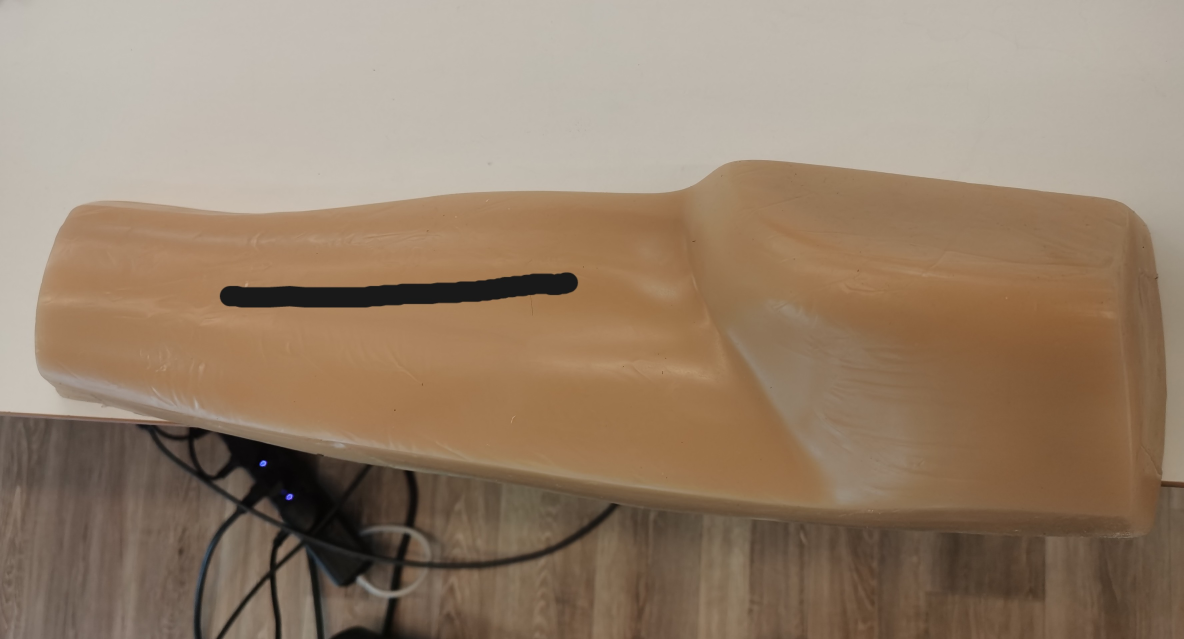
#> input picture track_blackline/Photo_0621_3a.jpg, 3551 x 1917 px (shown at 1/3 size)
$ python new.py
#> lines starting #> are read from the running program, lines starting #| are printed output that depends on the picture; after the words box and inside, x2 and y2 are one past the last pixel; in counts of white or black regions, pixels touching at a corner belong together
#> further down, image is the input picture: shape (1917, 3551, 3); mean B, G, R 108.2, 129.2, 150.2
import numpy as np
import cv2


class linedetector:
    def __init__(self):
        self.lines = []

    def find_lines(self, frame):

        # set HSV interval of black
        lower_black = np.array([5, 25, 150])
        upper_black = np.array([170, 166, 255])

        # change to hsv model
        hsv = cv2.cvtColor(frame, cv2.COLOR_BGR2HSV)
#> hsv: shape (1917, 3551, 3); mean H, S, V 16.4, 75.8, 150.2

        # select black pixel and generate binary image
        binary = cv2.inRange(hsv, lower_black, upper_black)
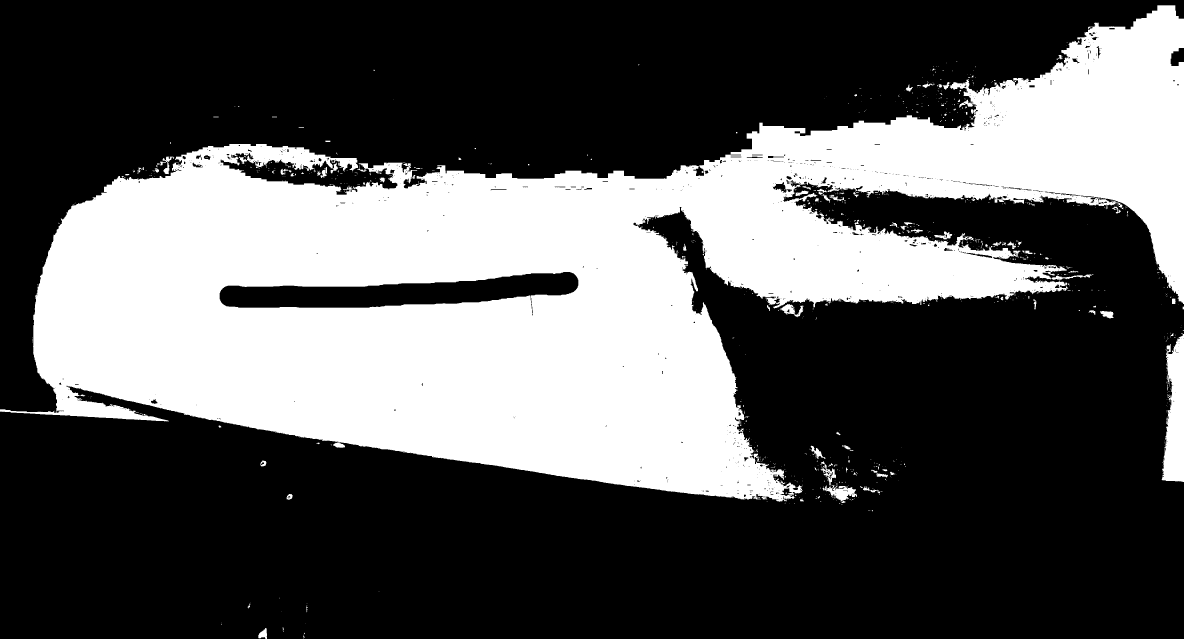
#> binary: shape (1917, 3551) (shown at 1/3 size); 34% white; 939 white regions (812 under 20 px)
        cv2.namedWindow("binary image", cv2.WINDOW_NORMAL)
        cv2.resizeWindow('binary image', 800, 1100)
        cv2.imshow("binary image", binary)

        # [6 lines of commented-out code are left out]

        contours, hierarchy = cv2.findContours(binary, cv2.RETR_TREE, cv2.CHAIN_APPROX_SIMPLE)
#> contours = 1957 contours, 1683 with area under 20; largest, box (x1, y1, x2, y2) and area: (0, 16, 3551, 1506) 2343076, (658, 815, 1736, 947) 69388, (3485, 1000, 3551, 1446) 19958, (2473, 1454, 2571, 1509) 2309, (2339, 912, 2411, 952) 1074
        # [4 lines of commented-out code are left out]

        temp = 0
        index = 0
        for i in range(len(contours) - 1):
            Area = cv2.contourArea(contours[i])
            if Area > temp:
                temp = Area
                index = i
#> this loop made 1956 passes
#> (Area, temp) on passes 5, 79, 345, 1027: (486.5, 486.5), (2309, 2309), (19957.5, 19957.5), (2343076.5, 2343076.5)
#> Area on passes 19, 41, 54, 60: 23, 42, 20.5, 205.5
#> after the loop, index = 1026; temp = 2343076.5

        mask = cv2.drawContours(frame, contours, index, (0, 0, 255), 1)
        cv2.namedWindow("Largest Contours", cv2.WINDOW_NORMAL)
        cv2.resizeWindow('Largest Contours', 800, 1100)
        cv2.imshow("Largest Contours", mask)

        temp = 0
        hierarchy = np.squeeze(hierarchy)
        if hierarchy[index][2] != -1:
            son_index = hierarchy[index][2]
#> son_index = 1027
            temp = cv2.contourArea(contours[son_index])
#> temp = 6
            while (hierarchy[son_index][0] != -1):
                son_index = hierarchy[son_index][0]
                Area = cv2.contourArea(contours[son_index])
                if Area > temp:
                    temp = Area
                    largest_son_index = son_index
#> this loop made 920 passes
#> (son_index, Area, temp, largest_son_index) on passes 3, 36, 275: (1030, 59, 59, 1030), (1063, 434.5, 434.5, 1063), (1304, 69388.5, 69388.5, 1304)
#> (son_index, Area) on passes 8, 13, 14, 20, 26, 28: (1035, 23.5), (1040, 43.5), (1041, 25), (1047, 34.5), (1053, 24), (1055, 35.5)
#> after the loop, largest_son_index = 1304; temp = 69388.5

            Pic_Line = cv2.drawContours(frame, contours, largest_son_index, (255, 0, 0), 1)
            cv2.namedWindow("Line", cv2.WINDOW_NORMAL)
            cv2.resizeWindow('Line', 800, 1100)
            cv2.imshow("Line", Pic_Line)

        target = np.squeeze(contours[index])
#> target = 9864 pairs, first value 0 to 3550, second value 16 to 1505
        print(target.shape)
#| (9864, 2)
        print(target)
#> (printed output is left out)

        xpts = target[:][0]
#> xpts = [3472, 16]
        ypts = target[:][1]
#> ypts = [3472, 31]

        # curve fitting (5th power polynomial)
        coeffi = 0
        try:
            coeffi = np.polyfit(ypts, xpts, 4)
#> coeffi = [5.97e-12, 2.07e-08, 7.2e-05, 0.248, 8.25]
        except:
            pass
        p1 = np.poly1d(coeffi)
        xvals = p1(ypts)
#> xvals = [3472, 16]
        xvals = list(xvals)
        for i in range(len(xvals)):
            xvals[i] = int(xvals[i])
#> this loop made 2 passes
#> after the loop, xvals = [3472, 15]
        h, w = binary.shape
#> h = 1917; w = 3551
        # Coordinateds converted to opencv format
        for i in range(len(xvals)):
            xvals[i] = h - xvals[i]
#> after the loop, xvals = [-1555, 1902]

        # show fit curve to original image
        for point in zip(ypts, xvals):
            cv2.circle(frame, point, 2, (0, 0, 255), 2)
#> this loop made 2 passes
#> point on passes 1 to 2: (3472, -1555), (31, 1902)
        cv2.namedWindow("image_result", cv2.WINDOW_NORMAL)
        cv2.resizeWindow('image_result', 800, 1100)
        cv2.imshow("image_result", frame)

        return frame


if __name__ == "__main__":
    image = cv2.imread("Photo_0621_3a.jpg")
    ld = linedetector()
    lines = ld.find_lines(image)
    cv2.waitKey(0)
    cv2.destroyAllWindows()

$ run again, with track_blackline/Photo_0621_1a.jpg copied over track_blackline/Photo_0621_3a.jpg
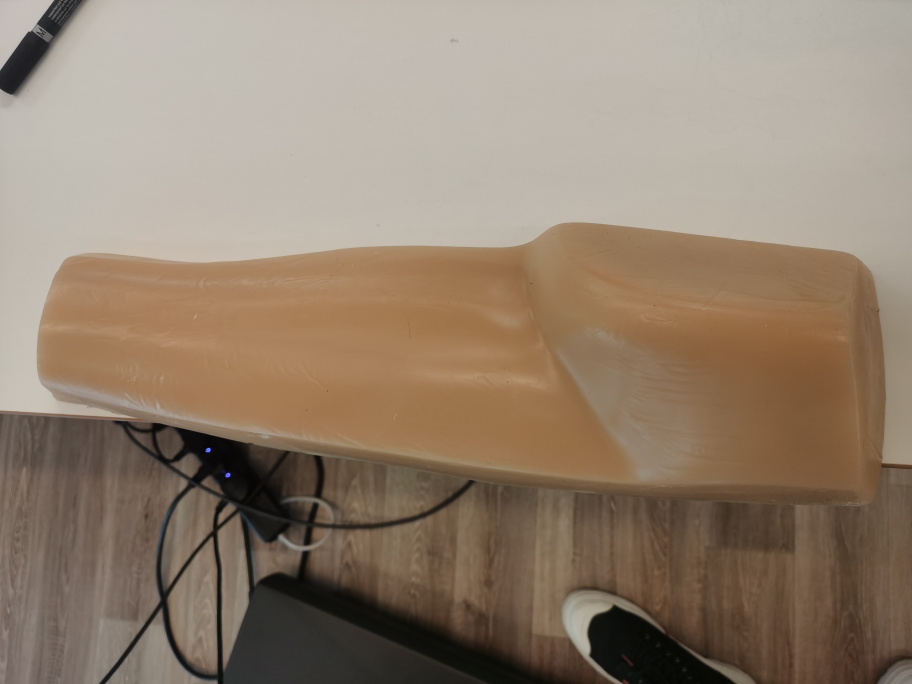
#> input picture track_blackline/Photo_0621_1a.jpg, 3648 x 2736 px (shown at 1/4 size)
#> image is the input picture: shape (2736, 3648, 3); mean B, G, R 111.5, 129.3, 146.8
#> hsv: shape (2736, 3648, 3); mean H, S, V 17.6, 67.5, 146.9
#> in find_lines, `binary = cv2.inRange(hsv, lower_black, upper_black)`:
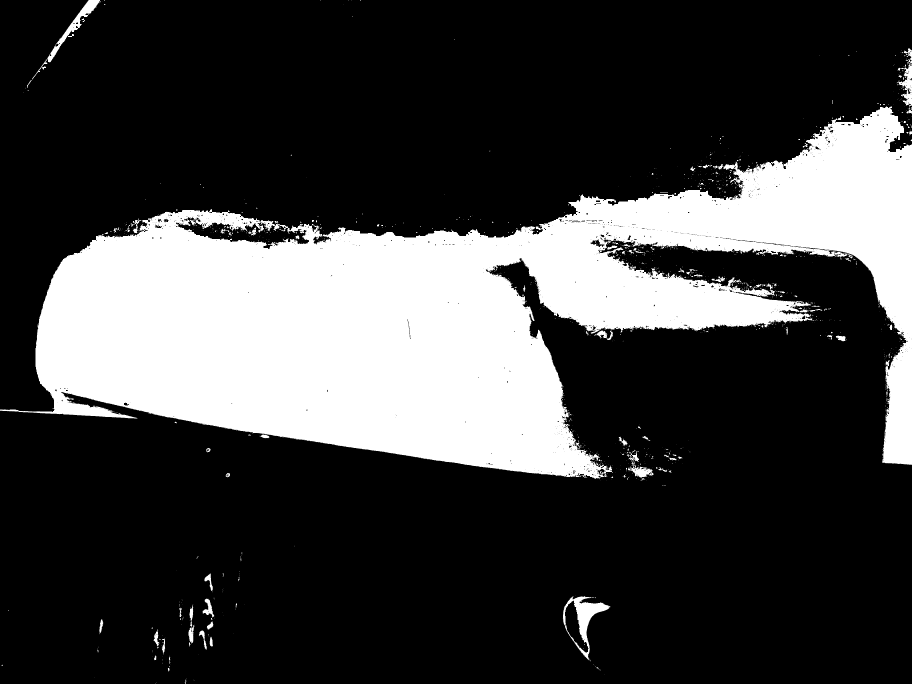
#> binary: shape (2736, 3648) (shown at 1/4 size); 24.9% white; 1728 white regions (1531 under 20 px)
#> contours = 3423 contours, 3088 with area under 20; largest, box (x1, y1, x2, y2) and area: (0, 426, 3648, 1916) 2453637, (703, 868, 1237, 997) 27046, (2251, 2384, 2441, 2642) 20252, (2259, 2400, 2355, 2611) 8394, (128, 0, 402, 319) 7477
#> the loop in find_lines, `for i in range(len(contours) - 1):` made 3422 passes
#> (Area, temp) on passes 7, 15, 40, 60, 73, 83, 149, 156: (23, 23), (48.5, 48.5), (88, 88), (326, 326), (614.5, 614.5), (914, 914), (1274.5, 1274.5), (20252, 20252)
#> after the loop in find_lines, `for i in range(len(contours) - 1):`: index = 1637; temp = 2453637
#> in find_lines, `son_index = hierarchy[index][2]`: son_index = 1638
#> in find_lines, `temp = cv2.contourArea(contours[son_index])`: temp = 8.5
#> the loop in find_lines, `while (hierarchy[son_index][0] != -1):` made 1506 passes
#> (son_index, Area, temp, largest_son_index) on passes 5, 11, 16, 17, 20, 49, 877, 1243: (1643, 20, 20, 1643), (1649, 21.5, 21.5, 1649), (1654, 26.5, 26.5, 1654), (1655, 36.5, 36.5, 1655), (1658, 37, 37, 1658), (1687, 349, 349, 1687), (2520, 1606, 1606, 2520), (2899, 27046, 27046, 2899)
#> after the loop in find_lines, `while (hierarchy[son_index][0] != -1):`: largest_son_index = 2899; temp = 27046
#> target = 11432 pairs, first value 0 to 3647, second value 426 to 1915
#| (11432, 2)
#> (printed output is left out)
#> xpts = [3544, 426]
#> ypts = [3544, 427]
#> coeffi = [5.17e-12, 1.83e-08, 6.47e-05, 0.221, 318.3]
#> in find_lines, `xvals = p1(ypts)`: xvals = [3544, 426]
#> the loop in find_lines, `for i in range(len(xvals)):` made 2 passes
#> after the loop in find_lines, `for i in range(len(xvals)):`: xvals = [3543, 425]
#> after the loop in find_lines, `for i in range(len(xvals)):`: xvals = [-807, 2311]
#> the loop in find_lines, `for point in zip(ypts, xvals):` made 2 passes
#> point on passes 1 to 2: (3544, -807), (427, 2311)

$ run again, with track_blackline/Photo_0621_2a.jpg copied over track_blackline/Photo_0621_3a.jpg
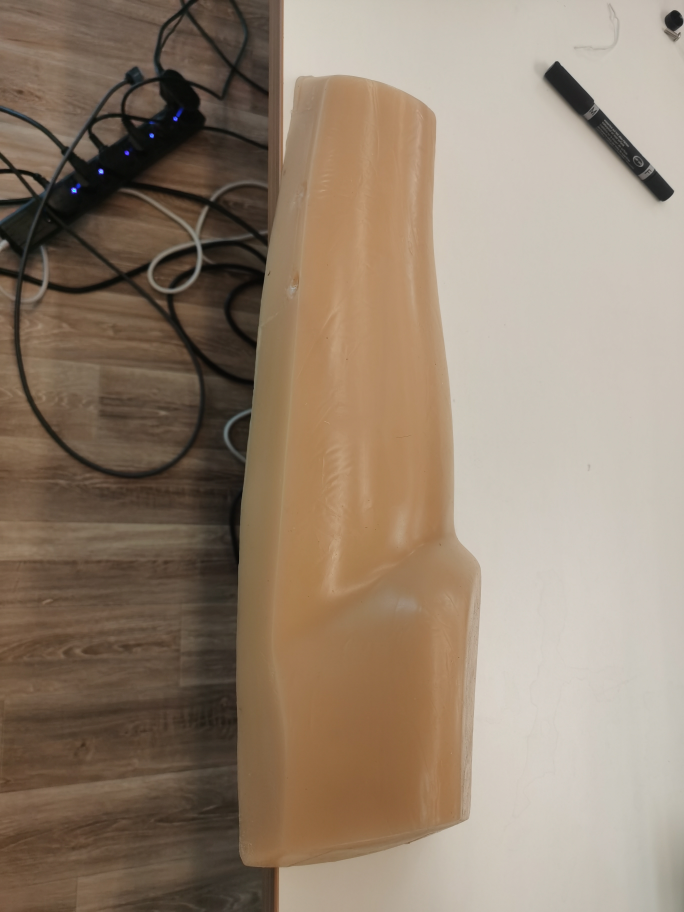
#> input picture track_blackline/Photo_0621_2a.jpg, 2736 x 3648 px (shown at 1/4 size)
#> image is the input picture: shape (3648, 2736, 3); mean B, G, R 112.8, 130.8, 148.3
#> hsv: shape (3648, 2736, 3); mean H, S, V 16.8, 69.5, 148.4
#> in find_lines, `binary = cv2.inRange(hsv, lower_black, upper_black)`:
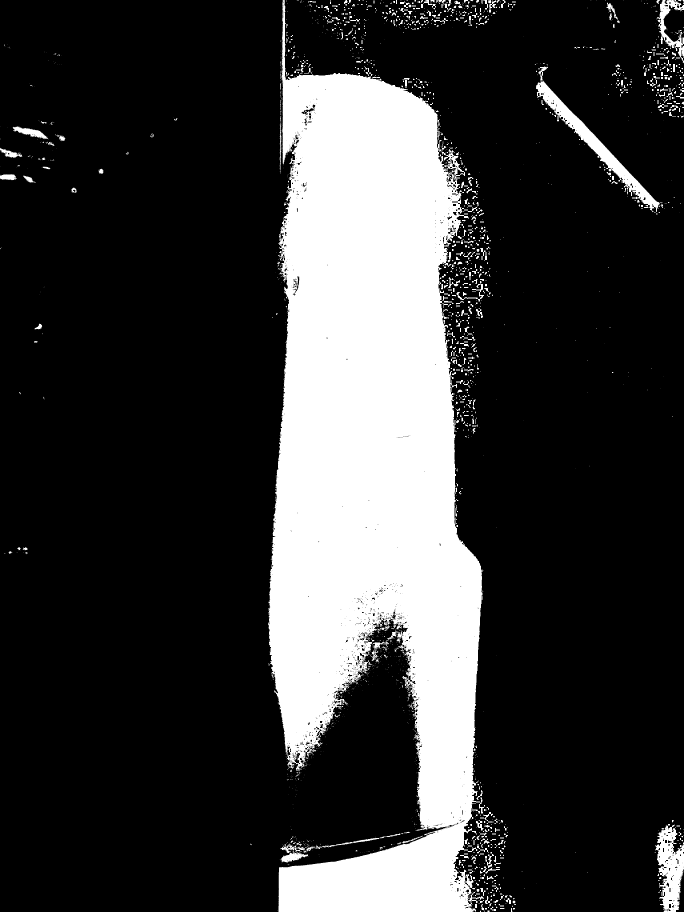
#> binary: shape (3648, 2736) (shown at 1/4 size); 21.7% white; 2811 white regions (1910 under 20 px)
#> contours = 5060 contours, 4061 with area under 20; largest, box (x1, y1, x2, y2) and area: (1072, 0, 1936, 3648) 2026042, (2144, 266, 2640, 849) 31128, (2620, 3298, 2736, 3648) 24746, (2626, 0, 2736, 253) 7755, (1121, 3375, 1233, 3451) 3204
#> the loop in find_lines, `for i in range(len(contours) - 1):` made 5059 passes
#> (Area, temp) on passes 1, 6, 7, 11, 33, 95, 132, 237: (35, 35), (47, 47), (49.5, 49.5), (113, 113), (201.5, 201.5), (234, 234), (513, 513), (3203.5, 3203.5)
#> after the loop in find_lines, `for i in range(len(contours) - 1):`: index = 3141; temp = 2026041.5
#> in find_lines, `son_index = hierarchy[index][2]`: son_index = 3142
#> in find_lines, `temp = cv2.contourArea(contours[son_index])`: temp = 4
#> the loop in find_lines, `while (hierarchy[son_index][0] != -1):` made 1871 passes
#> (son_index, Area, temp, largest_son_index) on passes 4, 27, 47, 219, 1791: (3146, 51, 51, 3146), (3169, 116, 116, 3169), (3189, 170, 170, 3189), (3364, 507.5, 507.5, 3364), (4975, 581, 581, 4975)
#> after the loop in find_lines, `while (hierarchy[son_index][0] != -1):`: largest_son_index = 4975; temp = 581
#> target = 10802 pairs, first value 1072 to 1935, second value 0 to 3647
#| (10802, 2)
#> (printed output is left out)
#> xpts = [1129, 0]
#> ypts = [1131, 0]
#> coeffi = [1.72e-10, 1.95e-07, 0.000221, 0.25, 4.64e-14]
#> in find_lines, `xvals = p1(ypts)`: xvals = [1129, 4.64e-14]
#> the loop in find_lines, `for i in range(len(xvals)):` made 2 passes
#> after the loop in find_lines, `for i in range(len(xvals)):`: xvals = [1129, 0]
#> after the loop in find_lines, `for i in range(len(xvals)):`: xvals = [2519, 3648]
#> the loop in find_lines, `for point in zip(ypts, xvals):` made 2 passes
#> point on passes 1 to 2: (1131, 2519), (0, 3648)
